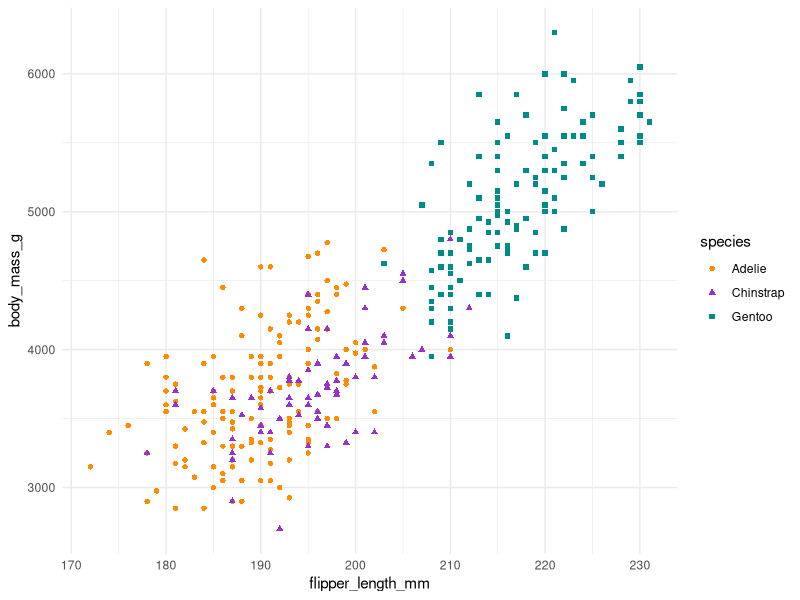

Write the R code that produced this figure.
## ---- chunk 1
#| label: carregar-pacotes
#| message: false
library(tidyverse)
library(palmerpenguins)
## ---- chunk 2
#| label: campo-escondido
#| echo: false
#| results: hide
head(penguins)
## ---- chunk 3
#| label: fig-ggplot-penguins-1
#| fig-cap: "Gráfico dos pinguinss"
#| echo: true
penguins |>
  ggplot() +
  aes(x = flipper_length_mm, y = body_mass_g) +
  geom_point(aes(color = species, shape = species)) +
  scale_color_manual(values = c("darkorange", "darkorchid", "cyan4")) +
  theme_minimal()
## ---- chunk 4
#| label: codigo-escondido-starwars
#| echo: false
# starwars |> 
#   ggplot() +
#   aes(x = height, y = mass) +
#   geom_point()
